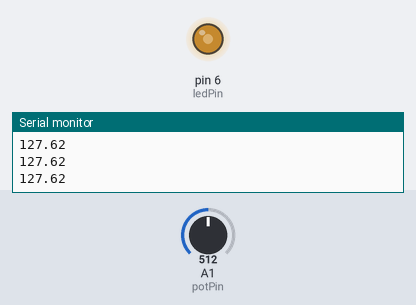
Bench run of a sketch on a simulated Arduino Uno, built with avr-gcc and run on an emulated ATmega328P. Parts: output pins drawn as LEDs (lit = HIGH), the last lines printed to the serial monitor. Inputs (shaded band) come from the test bench; at power-on: A1 (potPin) = 512.

Above: at 1.2 s.
1.3 s: A1 (potPin) set to 716
At 1.8 s:
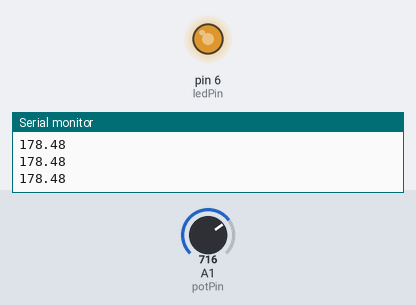
2.8 s: A1 (potPin) set to 900
At 4.0 s:
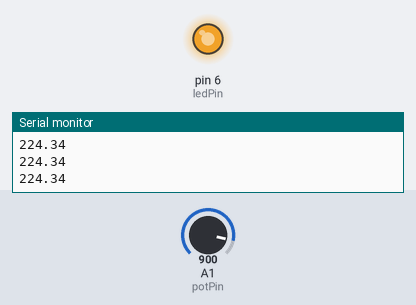
4.3 s: A1 (potPin) set to 122
At 5.0 s:
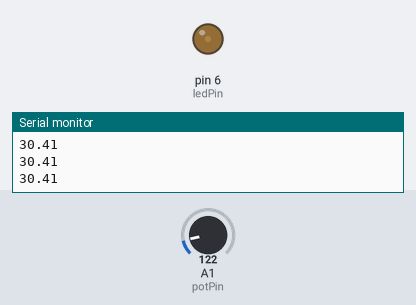
5.8 s: A1 (potPin) set to 0
At 6.1 s:
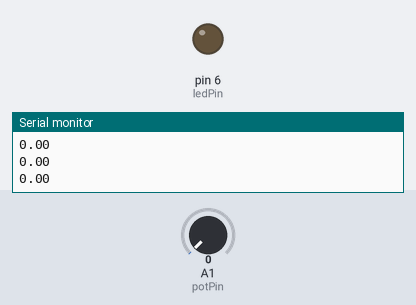
7.3 s: A1 (potPin) set to 511
At 8.7 s:
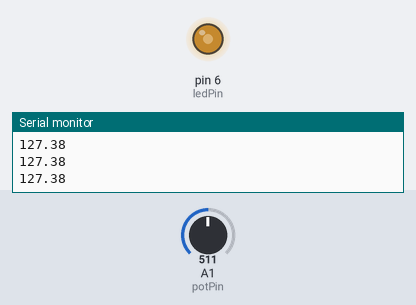
Timing chart, 0 to 9.8 s (numbered marks = the images above; inputs shaded):
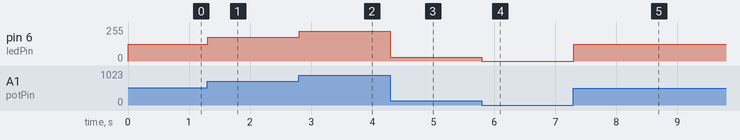

The sketch:

14.1stProject_Dimable_led.ino
```cpp
int potPin = A1;
int ledPin = 6;
int potVal;
float ledVal;

void setup(){
  pinMode(potPin, INPUT);
  pinMode(ledPin, OUTPUT);
  Serial.begin(9600);
  }

void loop(){
  potVal = analogRead(potPin);
  ledVal = (255./1023.)*potVal;
  analogWrite(ledPin, ledVal);
  Serial.println(ledVal);
}
```

Measured:
- after the input at 1.3 s, pin 6 (ledPin): 127/255 → 178/255 at once
- after the input at 2.8 s, pin 6 (ledPin): 178/255 → 224/255 at once
- after the input at 4.3 s, pin 6 (ledPin): 224/255 → 30/255 at once
- after the input at 5.8 s, pin 6 (ledPin): 30/255 → 0/255 at once
- after the input at 7.3 s, pin 6 (ledPin): 0/255 → 127/255 at once
